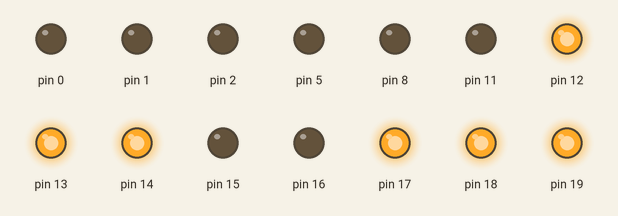
This sketch was run on a simulated Arduino Uno, built with avr-gcc and run on an emulated ATmega328P. On the bench: output pins drawn as LEDs (lit = HIGH).

Above: at 0.1 s.
At 10.6 s:
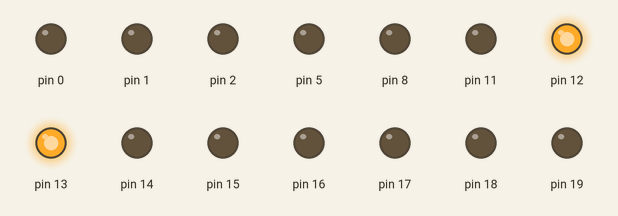
At 16.1 s:
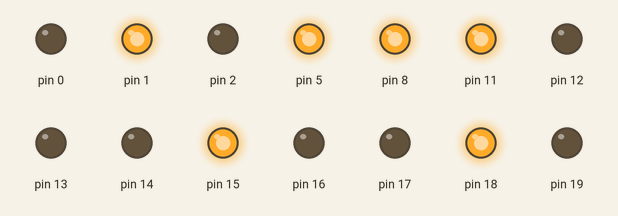
At 21.1 s:
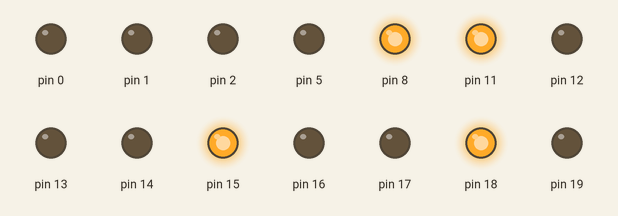
At 27.1 s:
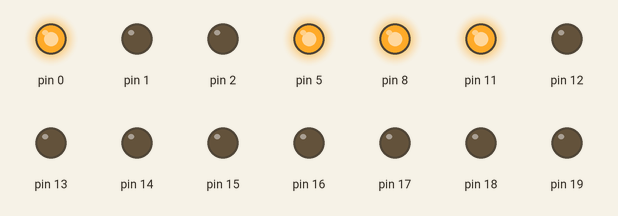
At 32.1 s:
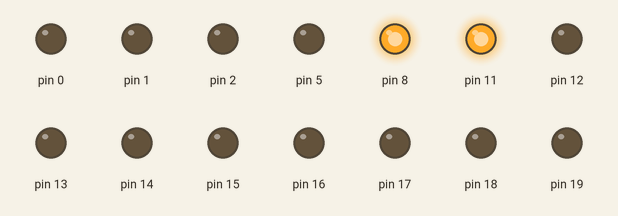
Timing chart, 0 to 40.0 s (numbered marks = the images above):
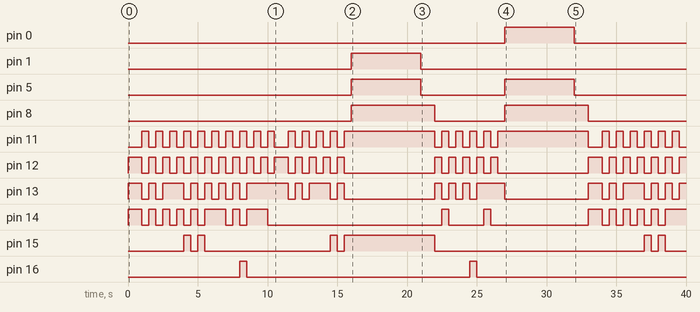

The sketch:

projecttraficlight.c.ino
```cpp
void setup() {
  DDRD=0b11111111;
DDRB=0b11111111;
DDRC=0b11111111;
}

void loop() {
 int a[10]={0b00000000,0b01111001,0b00100100,0b00110000,0b00011001,0b00010010,0b00000010,0b01111000,0b00000000,0b00010000};
 int b[10]={0b00110000,0b00110000,0b00010000,0b00010000,0b00010000,0b00010000,0b00010000,0b00110000,0b00010000,0b00010000};
 int c[10]={0b00101000,0b00101000,0b00001000,0b00001000,0b00001000,0b00001000,0b00001000,0b00101000,0b00001000,0b00001000};
 int d[4]={0b00100010,0b00010100,0b10100100,0b00100100};
 int e[4]={0b00001001,0b00001001,0b00001000,0b00000101};
 int g[4]={0b00100001,0b00001100,0b01100100,0b00100100};
 int h[4]={0b00001001,0b00001001,0b00001000,0b00000011};
 int f[1]={0b00000000};

 int i,j,m;
for(m=0;m<3;m++){
for(j=1;j>=0;j--)
{
  PORTC=a[j];
  PORTB=b[j];
  delay(500);
  for(i=9;i>=0;i--)
  {
    PORTC=a[j];
    PORTB=b[j];
  delay(500);
      PORTC=a[i];
      PORTB=c[i];
delay(500);
if (a[i]==0b00010010&&c[i]==0b00001000)
 {if(a[j]==0b00000000&&b[j]==0b00110000)
{
        PORTD=d[m];
        PORTB=e[m];
        delay(5000);
        PORTD=f[1];
        delay(1000);
  }}
 if (a[i]==0b00000000&&c[i]==0b00101000)
 {if(a[j]==0b00000000&&b[j]==0b00110000)
{
        PORTD=g[m];
        PORTB=h[m];
      delay(5000);
      PORTD=f[1];
      delay(1000);
  }}
  }}
   }}
```

Measured:
- by itself, pin 0: LOW → HIGH at 27.0 s, → LOW 5.0 s later
- by itself, pin 1: LOW → HIGH at 16.0 s, → LOW 5.0 s later
- by itself, pin 5: alternates HIGH for 5.0 s and LOW for 6.0 s
- by itself, pin 8: alternates HIGH for 6.0 s and LOW for 5.0 s
- by itself, pin 11: LOW → HIGH at 1.0 s, → LOW 0.50 s later, → HIGH 0.50 s later, → LOW 0.50 s later, … (52 changes in this stretch)
- by itself, pin 12: LOW → HIGH at 0.00 s, → LOW 1.0 s later, → HIGH 0.50 s later, → LOW 0.50 s later, … (53 changes in this stretch)
- by itself, pin 13: LOW → HIGH at 0.00 s, → LOW 1.0 s later, → HIGH 0.50 s later, → LOW 0.50 s later, … (41 changes in this stretch)
- by itself, pin 14: LOW → HIGH at 0.00 s, → LOW 1.0 s later, → HIGH 0.50 s later, → LOW 0.50 s later, … (31 changes in this stretch)
